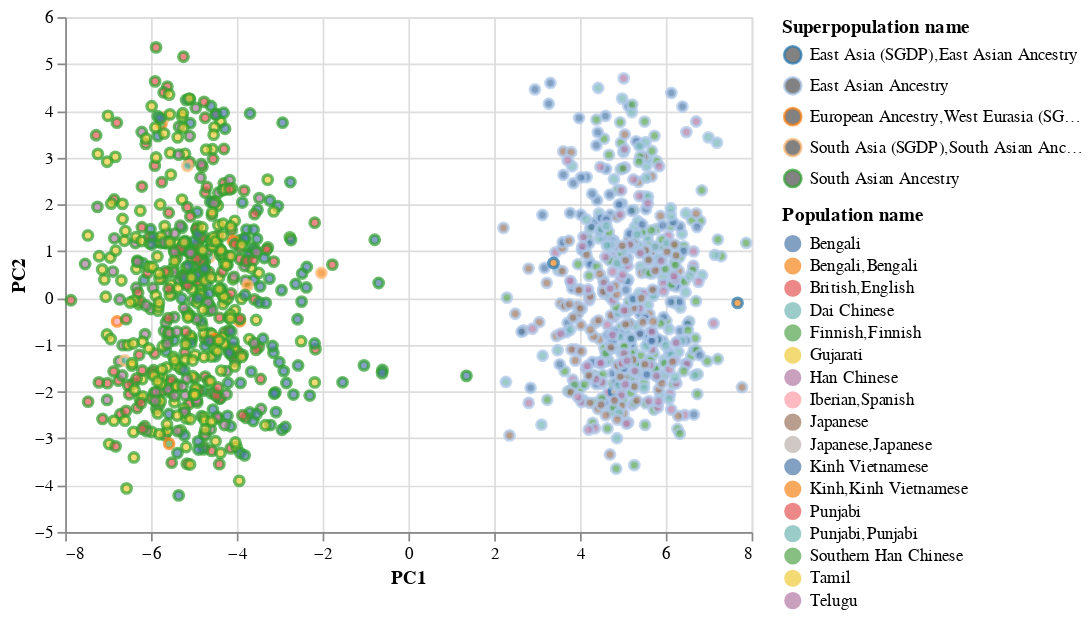

The cell this chart's notebook holds for it:
### Code cell
alt.Chart(df_plot).mark_point().encode(
    x='PC1',
    y='PC2',
    color=alt.Color('Superpopulation name', scale=alt.Scale(scheme='category20')),
    fill='Population name'
)

### Figure 1 — Vega-Lite specification as saved in the notebook (floating-point values rounded to 4 significant figures; data arrays with more than 128 entries replaced by an {"elided": "..."} marker saying what was removed)
{"config": {"view": {"continuousWidth": 400, "continuousHeight": 300}}, "data": {"name": "data-03158e8b49aecd1e5dea8df2821aca14"}, "mark": "point", "encoding": {"color": {"field": "Superpopulation name", "scale": {"scheme": "category20"}, "type": "nominal"}, "fill": {"field": "Population name", "type": "nominal"}, "x": {"field": "PC1", "type": "quantitative"}, "y": {"field": "PC2", "type": "quantitative"}}, "$schema": "https://vega.github.io/schema/vega-lite/v4.17.0.json", "datasets": {"data-03158e8b49aecd1e5dea8df2821aca14": {"elided": "1193 records"}}}
